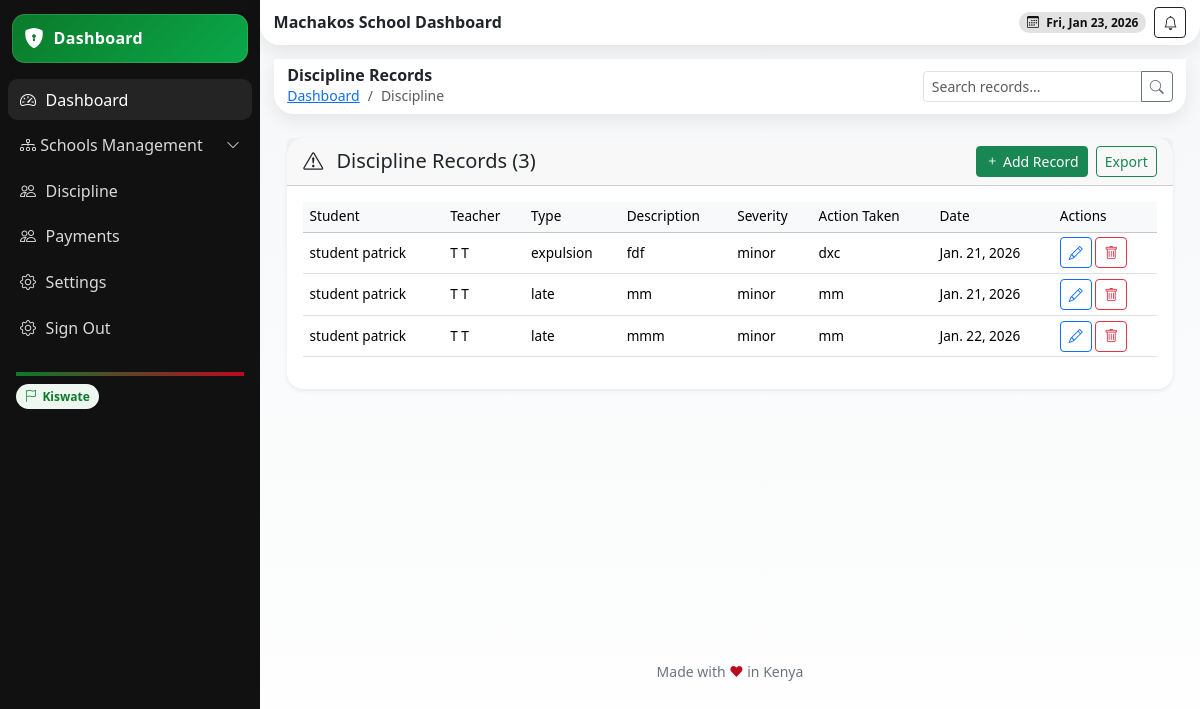
Screenshot of /discipline/ (signed in) with the database file from the repository.
### school/models.py (models this page shows, shortened)
class School(models.Model):
    name = models.CharField(max_length=255)
    school_admin = models.OneToOneField(User, on_delete=models.CASCADE, related_name='school_admin_profile')
    code = models.CharField(max_length=50, unique=True)
    address = models.TextField(blank=True)
    contact_email = models.EmailField()
    contact_phone = models.CharField(max_length=15)
    county = models.ForeignKey(County, on_delete=models.SET_NULL, null=True, blank=True)
    city = models.ForeignKey(City, on_delete=models.SET_NULL, null=True, blank=True)
    constituency = models.ForeignKey(Constituency, on_delete=models.SET_NULL, null=True, blank=True)
    sub_county = models.ForeignKey(SubCounty, on_delete=models.SET_NULL, null=True, blank=True)
    ward = models.ForeignKey(Ward, on_delete=models.SET_NULL, null=True, blank=True)
    created_at = models.DateTimeField(auto_now_add=True)
    is_active = models.BooleanField(default=True)

class DisciplineRecord(models.Model):
    student = models.ForeignKey(Student, on_delete=models.CASCADE, related_name='discipline_records')
    linked_attendance = models.ForeignKey(Attendance, on_delete=models.CASCADE, null=True, blank=True, related_name='discipline_links')  # New: For IB during lesson
    teacher = models.ForeignKey(StaffProfile, on_delete=models.CASCADE, related_name='discipline_records')
    school = models.ForeignKey(School, on_delete=models.CASCADE, related_name='discipline_records')
    incident_type = models.CharField(max_length=20, choices=INCIDENT_TYPE_CHOICES, default='misconduct')
    description = models.TextField()
    date = models.DateField(db_index=True, default=timezone.now)
    severity = models.CharField(max_length=20, choices=SEVERITY_CHOICES, default='minor')
    action_taken = models.TextField(blank=True)
    reported_by = models.ForeignKey(User, on_delete=models.CASCADE, related_name='discipline_reports')
    frequency_count = models.PositiveIntegerField(default=1)  # New: Track repeats for patterns
    resolved = models.BooleanField(default=False)  # New: For follow-up
    class Meta:
        indexes = [models.Index(fields=['student', 'date', 'severity'])]

class Student(models.Model):
    user = models.OneToOneField(User, on_delete=models.CASCADE)
    student_id = models.CharField(max_length=50, unique=True, db_index=True)
    date_of_birth = models.DateField()
    gender = models.CharField(max_length=10, choices=GENDER_CHOICES)
    enrollment_date = models.DateField()
    grade_level = models.ForeignKey(Grade, on_delete=models.CASCADE, related_name='students')
    stream = models.ForeignKey(Streams, on_delete=models.CASCADE, related_name='student_stream', blank=True, null=True)
    bio = models.TextField(blank=True)
    parents = models.ManyToManyField(Parent, blank=True, related_name='children')
    profile_picture = models.ImageField(upload_to='students/', blank=True)
    school = models.ForeignKey(School, on_delete=models.CASCADE)
    is_active = models.BooleanField(default=True)
    def __str__(self):
        return f"{self.user.get_full_name()} ({self.student_id}) - {self.school.name}"

class StaffProfile(models.Model):
    user = models.OneToOneField(User, on_delete=models.CASCADE)
    staff_id = models.CharField(max_length=50, unique=True, db_index=True)
    date_of_birth = models.DateField(blank=True, null=True)
    gender = models.CharField(max_length=10, choices=GENDER_CHOICES, blank=True)
    employment_date = models.DateField(blank=True, null=True)
    position = models.CharField(max_length=100, choices=POSITION_CHOICES)
    tsc_number = models.CharField(max_length=50, unique=True, blank=True, null=True)
    qualification = models.TextField(blank=True, null=True)
    subjects = models.ManyToManyField(Subject, related_name='teachers_subjects', blank=True, null=True)  # Changed(max_length=255, blank=True, null=True)
    bio = models.TextField(blank=True, null=True)
    profile_picture = models.ImageField(upload_to='teachers/', blank=True, null=True)
    school = models.ForeignKey(School, on_delete=models.CASCADE)
    department = models.CharField(max_length=50, blank=True)  # e.g., 'Dining Hall', 'School Gate'
    roles = models.ManyToManyField(Role, blank=True, related_name='staff_members')

### userauths/models.py (models this page shows, shortened)
class User(AbstractUser):
    COUNTRY_CURRENCY_MAP = {
        'KENYA': 'KES',
        'UGANDA': 'UGX',
    }
    username = None  # Disable username field
    phone_number = models.CharField(max_length=15, unique=True)
    country = models.CharField(max_length=15,blank=True, null=True)
    email = models.EmailField(unique=True)
    first_name = models.CharField(max_length=50)
    last_name = models.CharField(max_length=50)
    is_staff = models.BooleanField(default=False)
    is_superuser = models.BooleanField(default=False)
    is_admin = models.BooleanField(default=False)
    school_staff = models.BooleanField(default=False)
    is_student = models.BooleanField(default=False)
    is_teacher = models.BooleanField(default=False)
    is_parent = models.BooleanField(default=False)
    is_active = models.BooleanField(default=True)
    is_verified = models.BooleanField(default=False)
    created_at = models.DateTimeField(auto_now_add=True)
    updated_at = models.DateTimeField(auto_now=True)
    objects = CustomUserManager()
    USERNAME_FIELD = 'email'  # Use email as the username field
    REQUIRED_FIELDS = ['first_name', 'last_name', 'phone_number']  # Required fields for createsuperuser
    class Meta:
        ordering = ['-created_at']

### school/views.py (the view)
# urls.py: path('discipline/', views.school_discipline, name='school-discipline'),
@login_required
def school_discipline(request):
    try:
        school = request.user.school_admin_profile
    except AttributeError:
        messages.error(request, "Access denied: Admin privileges required.")
        return redirect('school:dashboard')
    query = request.GET.get('q', '')
    records = DisciplineRecord.objects.filter(school=school).select_related('student', 'teacher')
    if query:
        records = records.filter(
            Q(student__user__first_name__icontains=query) | Q(description__icontains=query)
        )
    form = DisciplineRecordForm(school=school)
    context = {
        'records': records,
        'form': form,
        'school': school,
        'query': query,
    }
    return render(request, 'school/discipline.html', context)

### school/forms.py
class DisciplineRecordForm(BaseForm):
    class Meta:
        model = DisciplineRecord
        fields = ['student', 'incident_type', 'description', 'severity', 'action_taken']
        widgets = {
            'description': forms.Textarea(attrs={'rows': 3}),
            'action_taken': forms.Textarea(attrs={'rows': 2}),
            'incident_type': forms.Select(choices=INCIDENT_TYPE_CHOICES),
            'severity': forms.Select(choices=SEVERITY_CHOICES),
        }
    def __init__(self, *args, **kwargs):
        super().__init__(*args, **kwargs)
        self.fields['severity'].initial = 'minor'

### templates/school/discipline.html (shortened to what this page needs)
{% extends 'school/base.html' %}
{% block content %}
<header class="header d-flex align-items-center justify-content-between">
  <div class="d-flex align-items-center gap-2">
    <div>
      <h6 class="m-0 fw-bold">Discipline Records</h6>
      <nav aria-label="breadcrumb" class="small">
        <ol class="breadcrumb mb-0">
          <li class="breadcrumb-item"><a href="{% url 'school:dashboard' %}">Dashboard</a></li>
          <li class="breadcrumb-item active" aria-current="page">Discipline</li>
        </ol>
      </nav>
    </div>
  </div>
  <div class="d-flex align-items-center gap-2">
    <form method="get" class="d-inline">
      <div class="input-group input-group-sm" style="width:250px;">
        <input type="text" name="q" class="form-control" placeholder="Search records..." value="{{ query }}">
        <button class="btn btn-outline-secondary"><i class="bi bi-search"></i></button>
      </div>
    </form>
  </div>
</header>
<section class="content container-fluid py-4">
  <div class="card shadow-sm border-0 rounded-4">
    <div class="card-header d-flex justify-content-between align-items-center">
      <h5 class="mb-0"><i class="bi bi-exclamation-triangle me-2"></i> Discipline Records ({{ records.count }})</h5>
      <div class="d-flex gap-2">
        <button class="btn btn-sm btn-success" data-bs-toggle="modal" data-bs-target="#disciplineModal" data-mode="create">
          <i class="bi bi-plus"></i> Add Record
        </button>
        <a href="#" class="btn btn-sm btn-outline-success" data-bs-toggle="modal" data-bs-target="#exportModal">Export</a>
      </div>
    </div>
    <div class="card-body">
      <div class="table-responsive">
        <table class="table table-hover align-middle">
          <thead class="table-light">
            <tr>
              <th>Student</th>
              <th>Teacher</th>
              <th>Type</th>
              <th>Description</th>
              <th>Severity</th>
              <th>Action Taken</th>
              <th>Date</th>
              <th>Actions</th>
            </tr>
          </thead>
          <tbody>
            {% for record in records %}
            <tr>
              <td>{{ record.student.user.get_full_name }}</td>
              <td>{{ record.teacher.user.get_full_name }}</td>
              <td>{{ record.incident_type }}</td>
              <td>{{ record.description }}</td>
              <td>{{ record.severity }}</td>
              <td>{{ record.action_taken|default:"-" }}</td>
              <td>{{ record.date }}</td>
              <td>
                <button class="btn btn-sm btn-outline-primary"
                        data-bs-toggle="modal"
                        data-bs-target="#disciplineModal"
                        data-mode="edit"
                        data-id="{{ record.id }}"
                        data-student="{{ record.student.id }}"
                        data-teacher="{{ record.teacher.id }}"
                        data-incident_type="{{ record.incident_type}}"
                        data-description="{{ record.description}}"
                        data-severity="{{ record.severity }}"
                        data-action_taken="{{ record.action_taken}}"
                        data-date="{{ record.date }}">
                  <i class="bi bi-pencil"></i>
                </button>
                <button class="btn btn-sm btn-outline-danger"
                        data-bs-toggle="modal"
                        data-bs-target="#deleteModal"
                        data-id="{{ record.id }}"
                        data-name="{{ record.student.user.get_full_name }}">
                  <i class="bi bi-trash"></i>
                </button>
              </td>
            </tr>
            {% empty %}
            <tr>
              <td colspan="8" class="text-center text-muted py-4">No discipline records found.</td>
            </tr>
            {% endfor %}
          </tbody>
        </table>
      </div>
    </div>
  </div>
</section>
{% endblock %}

### templates/school/base.html (shortened to what this page needs)
{% load static %}
{% load tz %}
{% load widget_tweaks %}
{% load dict_extras %}
{% load dict_filters %}
{% load dict_filter %}
<!DOCTYPE html>
<html lang="en">
<head>
  <link href="https://cdn.jsdelivr.net/npm/bootstrap@5.3.3/dist/css/bootstrap.min.css" rel="stylesheet" />
  <link href="https://cdn.jsdelivr.net/npm/bootstrap-icons@1.11.3/font/bootstrap-icons.css" rel="stylesheet" />
  <link href="https://cdn.jsdelivr.net/npm/aos@2.3.4/dist/aos.css" rel="stylesheet" />
</head>
<body>
  <div class="app">
    <aside class="sidebar" id="sidebar">
      <div class="brand" data-aos="fade-right">
        <i class="bi bi-shield-lock-fill"></i>
         <span>{% if request.user.is_superuser %}Admin Dashboard{% elif request.user.is_teacher %} Teacher Dashboard
          {% elif request.user.is_parent %} Parent Dashboard{% elif request.user.is_student %} Student Dashboard{% elif request.user.is_school_staff %} Staff Dashboard {% else %} Dashboard {% endif %}</span></a>
      </div>
      <nav class="d-flex flex-column gap-1">
      <a class="side-link active" href="{% url 'school:dashboard' %}">
        <i class="bi bi-speedometer2"></i> Dashboard
      </a>
      <a class="side-link d-flex justify-content-between align-items-center"
        data-bs-toggle="collapse" href="#agencyMenu" role="button" aria-expanded="false" aria-controls="agencyMenu">
        <span><i class="bi bi-diagram-3"></i> Schools Management</span>
        <i class="bi bi-chevron-down small"></i>
      </a>
      <a class="side-link" href="{% url 'school:school-discipline' %}"><i class="bi bi-people"></i> Discipline</a>
      <a class="side-link" href=""><i class="bi bi-people"></i> Payments</a>
      <a class="side-link" href="{% url 'school:school-settings' %}"><i class="bi bi-gear"></i> Settings</a>
      <a class="side-link" href="{% url 'userauths:sign-out' %}">
        <i class="bi bi-gear"></i> Sign Out
      </a>
    </nav>
      <div class="mt-3 p-2 small text-secondary">
        <div class="k-accent mb-2"></div>
        <div><span class="k-pill"><i class="bi bi-flag"></i> Kiswate</span></div>
      </div>
    </aside>
    <main class="main">
      <header class="header d-flex align-items-center justify-content-between">
        <div class="d-flex align-items-center gap-2">
          <h6 class="m-0 fw-bold">{{school.name}} Dashboard</h6>
        </div>
        <div class="d-flex align-items-center gap-2">
          <span class="badge badge-dark rounded-pill px-2 py-1"><i class="bi bi-calendar3 me-1"></i> <span id="today"></span></span>
          <button class="btn btn-sm btn-outline-dark"><i class="bi bi-bell"></i></button>
        </div>
      </header>
      <section class="content container-fluid" style="min-height: 600px;">
        {% block content %} {% endblock %}
      </section>
      <div class="text-center small text-secondary my-3">Made with <span style="color:var(--kenya-red)">❤</span> in Kenya</div>
    </main>
  </div>
</body>
</html>

### templates/school/base.html (style rules this page uses)
:root { --kenya-green: #0b7a2a; --kenya-red: #bb0a21; --kenya-black: #111111; --kenya-white: #ffffff; --kenya-grey: #f5f7f8; --radius-xl: 1.25rem; --shadow-soft: 0 6px 18px rgba(0,0,0,.08); --space-compact: .5rem; }
html, body { height: 100%; }
body { background: linear-gradient(180deg, var(--kenya-grey), #fff); }
.app { display: grid; grid-template-columns: 260px 1fr; min-height: 100vh; }
.sidebar { background: var(--kenya-black); color: var(--kenya-white); position: sticky; top: 0; height: 100vh; padding: var(--space-compact); }
.brand { display: flex; align-items: center; gap: .6rem; padding: .6rem .75rem; border-radius: .8rem; background: linear-gradient(135deg, var(--kenya-green), #0aa84a); box-shadow: inset 0 0 0 1px rgba(255,255,255,.12); margin: .35rem .25rem 1rem; }
.brand i { font-size: 1.25rem; color: var(--kenya-white); }
.brand span { font-weight: 700; letter-spacing: .3px; }
.side-link { color: #d9d9d9; text-decoration: none; display: flex; align-items: center; gap: .6rem; padding: .55rem .75rem; border-radius: .6rem; }
.side-link:hover, .side-link.active { background: rgba(255,255,255,.08); color: #fff; }
.header { background: #fff; box-shadow: var(--shadow-soft); border-radius: 0 0 var(--radius-xl) var(--radius-xl); padding: .45rem .85rem; position: sticky; top: 0; z-index: 10; }
.content { padding: .85rem; }
.k-pill { display: inline-flex; align-items: center; gap: .35rem; border-radius: 999px; padding: .2rem .55rem; font-size: .75rem; background: #eef7f0; color: var(--kenya-green); font-weight: 600; }
.k-accent { height: 4px; background: linear-gradient(90deg, var(--kenya-green), var(--kenya-red)); }
.badge-dark { background: rgba(17,17,17,.12); color: var(--kenya-black); }
.table { font-size: 0.85rem; }
.table td, .table th { padding: 0.3rem 0.4rem; vertical-align: middle; }
.table thead th { font-weight: 500; background-color: #f8f9fa; }

### rows the page displays
School: name "Machakos School"
DisciplineRecord: student.user.get_full_name "student patrick", teacher.user.get_full_name "T T", incident_type "expulsion", description "fdf", severity "minor", action_taken "dxc", date "Jan. 21, 2026"
DisciplineRecord: student.user.get_full_name "student patrick", teacher.user.get_full_name "T T", incident_type "late", description "mm", severity "minor", action_taken "mm", date "Jan. 21, 2026"
DisciplineRecord: student.user.get_full_name "student patrick", teacher.user.get_full_name "T T", incident_type "late", description "mmm", severity "minor", action_taken "mm", date "Jan. 22, 2026"

### other values shown
{{ records.count }} "3"
